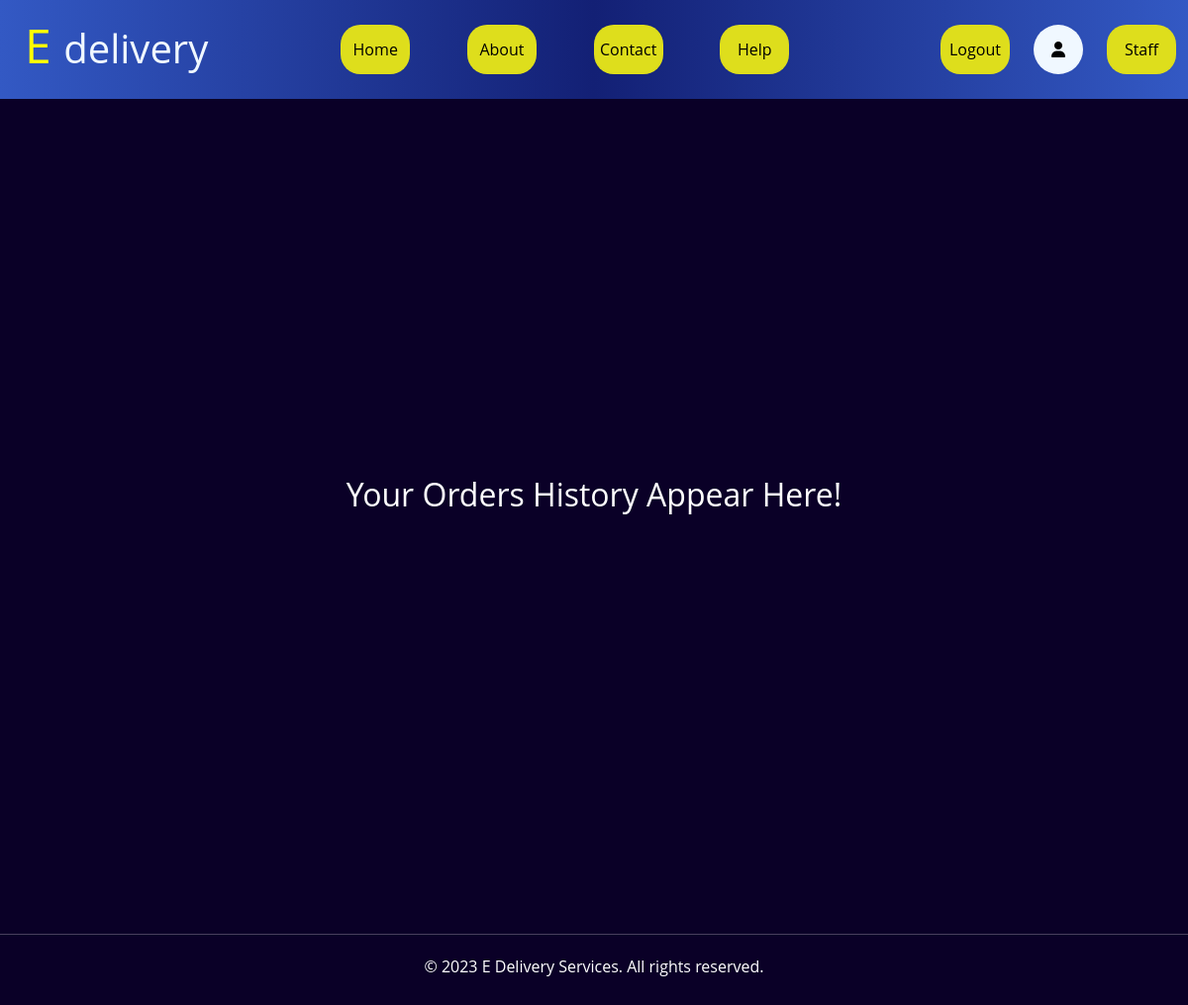
Before: /my_orders (signed in) with the older database file.
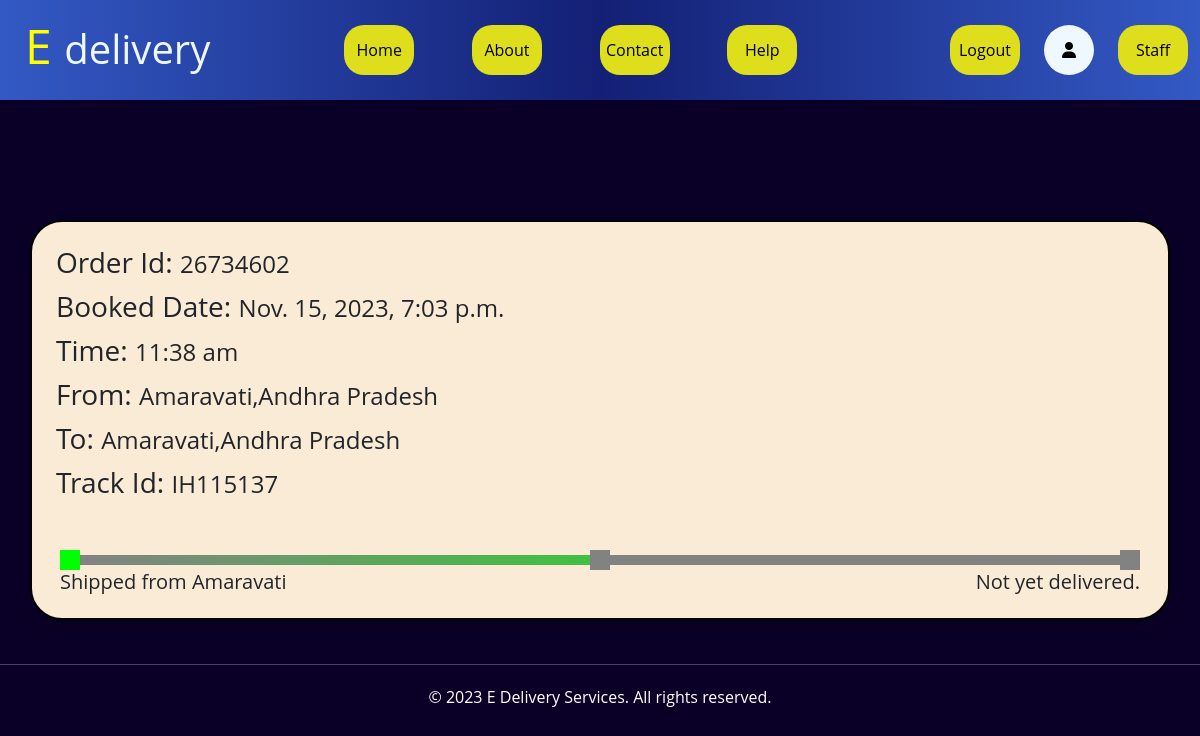
After: the same page with the newer database file.
### courier_service/models.py (models this page shows)
class Orders(models.Model):
    Order_Id=models.IntegerField(primary_key=True)
    Order_Name=models.CharField(max_length=50)
    Parcel_Weight=models.IntegerField()
    Parcel_length=models.IntegerField(null=True,blank=True)
    Parcel_Width=models.IntegerField(null=True,blank=True)
    Parcel_height=models.IntegerField(null=True,blank=True)
    booked_date=models.DateTimeField()
    shipped_date=models.DateTimeField(null=True,blank=True)
    delivered_date=models.DateTimeField(null=True,blank=True)
    From_House_No=models.CharField(max_length=50)
    From_Street=models.CharField(max_length=50)
    From_City=models.CharField(max_length=50)
    From_State=models.CharField(max_length=50)
    From_Pin_Code=models.IntegerField()
    Receiver_Name=models.CharField(max_length=50)
    Receiver_Contact_Number=models.BigIntegerField()
    To_House_No=models.CharField(max_length=50)
    To_Street=models.CharField(max_length=50)
    To_City=models.CharField(max_length=50)
    To_State=models.CharField(max_length=50,null=True)
    To_Pin_Code=models.IntegerField()
    Order_Status=models.CharField(max_length=50,default="Not yet delivered.")
    Order_location=models.ForeignKey(cities,on_delete=models.CASCADE,null=True,blank=True)
    Order_Type=models.CharField(max_length=50)
    delivery_charge=models.IntegerField(null=True,blank=True)
    User_Id=models.ForeignKey(user_details,on_delete=models.CASCADE,null=True,blank=True)
    Sender_Employee_Id=models.ForeignKey(Employees,related_name='employee1',on_delete=models.CASCADE,null=True,blank=True)
    Receiver_Name_Employee_Id=models.ForeignKey(Employees,related_name='employee2',on_delete=models.CASCADE,null=True,blank=True)

### courier_service/views.py (the view)
# urls.py: path('my_orders', views.my_orders, name='my_orders'),
def my_orders(request):
    User=user_details.objects.get(user=request.user)
    orders = Orders.objects.filter(User_Id=User).order_by('-booked_date')
    context={
        'orders' : orders
    }
    return render(request, 'my_orders.html',context)

### courier_service/templates/my_orders.html (shortened to what this page needs)
{% extends "layout.html" %}
        {% block pagebody %}
      {%if orders %}
      {%for i in orders%}
    <div class="container border border-2 shadow rounded rounded-5 border-black p-3" style="background-color: antiquewhite; margin-top: 10%;">
        <div class="m-2">
            <h3 style="display: inline;">Order Id: </h3><p style="display: inline; font-size: x-large;">{{i.Order_Id}}</p>
        </div>
        <div class="m-2">
            <h3 style="display: inline;">Booked Date: </h3><p style="display: inline; font-size: x-large;">{{i.booked_date}}</p>
        </div>
        <div class="m-2">
            <h3 style="display: inline;">Time: </h3><p style="display: inline; font-size: x-large;">11:38 am</p>
        </div>
        <div class="m-2">
            <h3 style="display: inline;">From: </h3><p style="display: inline; font-size: x-large;">{{i.From_City}},{{i.From_State}}</p>
        </div>
        <div class="m-2">
            <h3 style="display: inline;">To: </h3><p style="display: inline; font-size: x-large;">{{i.To_City}},{{i.To_State}}</p>
        </div>
        <div class="m-2">
            <h3 style="display: inline;">Track Id: </h3><p style="display: inline; font-size: x-large;">IH115137</p>
        </div>
        <div class="container mt-5 text-center">
            <div class="d-flex justify-content-between">
                <div class="dot green-dot"></div>
                <div class="line2"></div>
                <div class="dot grey-dot"></div>
                <div class="line"></div>
                <div class="dot grey-dot"></div>
            </div>
            <div class="d-flex justify-content-between">
                <div><h5>Shipped from {{i.From_City}}</h5></div>
                <div><h5>{{i.Order_Status}}</h5></div>
            </div>
        </div>
    </div>
    {%endfor%}
    {%else%}
      <h2 class="centered-content">Your Orders History Appear Here!</h2>
    {%endif%}
{%endblock%}

Changed rows visible on the page:
added Orders: Order_Id "26734602", booked_date "Nov. 15, 2023, 7:03 p.m.", From_City "Amaravati", From_State "Andhra Pradesh", To_City "Amaravati", To_State "Andhra Pradesh", Order_Status "Not yet delivered."
Other visible differences:
text no longer shown: "Your Orders History Appear Here!"
